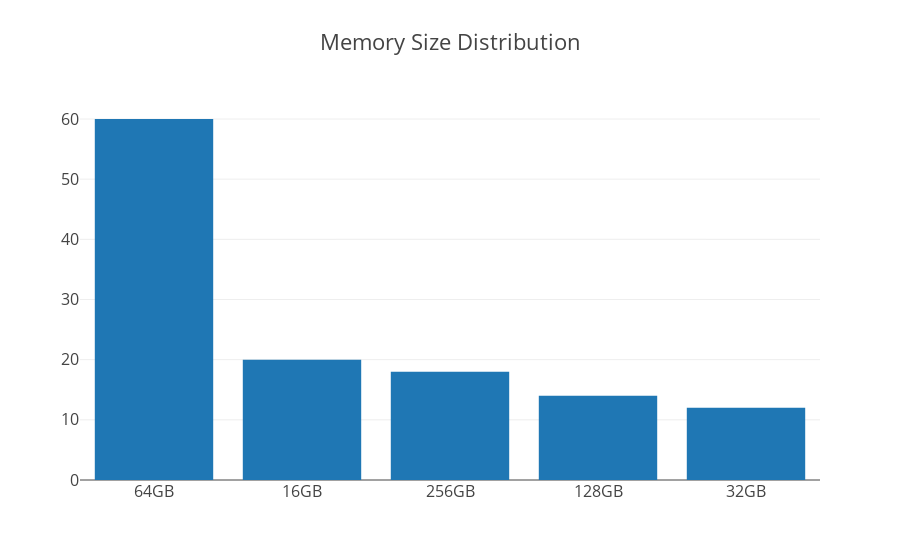

The cell this chart's notebook holds for it:
### Code cell
data_size = [go.Bar(
            x=size_str,
            y=list(size)
    )]

iplot({'data':data_size, 'layout':{'title': 'Memory Size Distribution',
                          'font': dict(size=16)}}, filename='basic-bar')

### Figure 1 — Plotly figure (JSON) as saved in the notebook; plotly's stock layout.template omitted (floating-point values rounded to 4 significant figures)
{"data": [{"type": "bar", "uid": "3c56414c-c696-11e8-b058-6a000073fc60", "x": ["64GB", "16GB", "256GB", "128GB", "32GB"], "y": [60, 20, 18, 14, 12]}], "layout": {"font": {"size": 16}, "title": "Memory Size Distribution"}}
